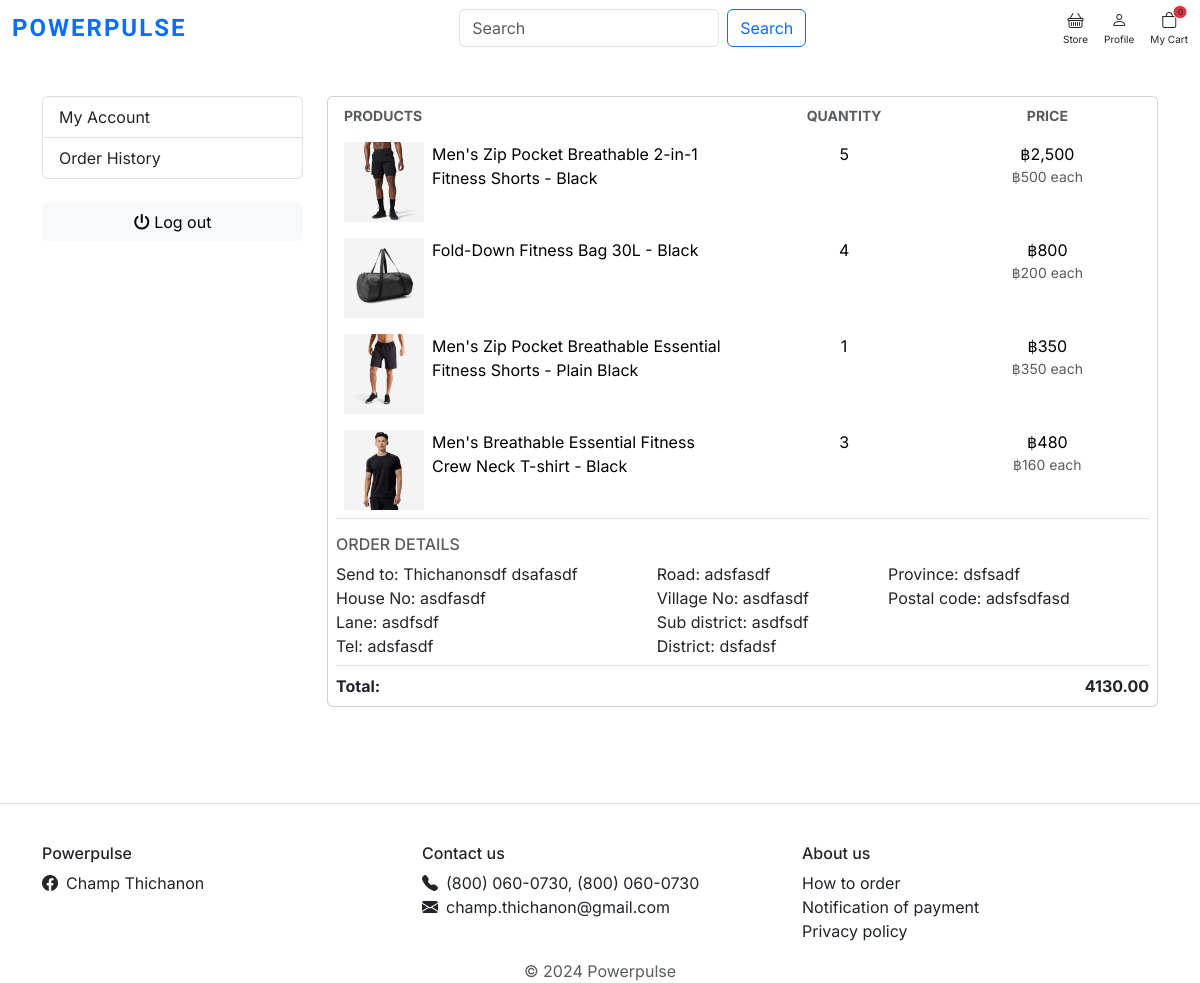
Screenshot of /order_history/order_detail/1 (signed in) with the database file from the repository.
### order/models.py (models this page shows, shortened)
class OrderDetail(models.Model):
    order = models.ForeignKey(Order, on_delete=models.CASCADE)
    product = models.ForeignKey(Product, on_delete=models.CASCADE)
    quantity = models.PositiveIntegerField(default=1)
    price = models.DecimalField(max_digits=10, decimal_places=2)
    created_at = models.DateTimeField(auto_now_add=True)
    def sub_total(self):
        return self.product.price * self.quantity

class Order(models.Model):
    user = models.ForeignKey(Account, on_delete=models.CASCADE)
    created_at = models.DateTimeField(auto_now_add=True)
    payment_proof = models.FileField(
        upload_to="photos/payment_proof", null=True, blank=True
    )
    first_name = models.CharField(max_length=50)
    last_name = models.CharField(max_length=50)
    phone_number = models.CharField(max_length=50, blank=True, null=True)
    house_no = models.CharField(max_length=10)
    village_no = models.CharField(max_length=10, blank=True, null=True)
    lane = models.CharField(max_length=255, blank=True, null=True)
    road = models.CharField(max_length=255, blank=True, null=True)
    sub_district = models.CharField(max_length=100)
    district = models.CharField(max_length=100)
    province = models.CharField(max_length=100)
    postal_code = models.CharField(max_length=20)
    total = models.DecimalField(max_digits=10, decimal_places=2)

### store/models.py (models this page shows, shortened)
class Product(models.Model):
    product_name = models.CharField(max_length=100)
    slug = models.SlugField(max_length=100)
    description = models.TextField(max_length=200)
    price = models.IntegerField()
    images = models.ImageField(upload_to="photos/products")
    stock = models.IntegerField()
    is_available = models.BooleanField(default=True)
    is_trending = models.BooleanField(default=False)
    category = models.ForeignKey(Category, on_delete=models.CASCADE)
    created_date = models.DateTimeField(auto_now_add=True)
    updated_date = models.DateTimeField(auto_now=True)

### order/views.py (the view)
@login_required(login_url="/login")
def order_detail(request, order_id):
    order = Order.objects.get(pk=order_id)
    if order.user == request.user:
        order_products = OrderDetail.objects.filter(order=order)
        context = {
            "order": order,
            "order_products": order_products,
        }
        return render(request, "profiles/order_detail.html", context)
    else:
        return redirect("/order_history")

### carts/context_processors.py (called while the page is built)
def counter(request):
    cart_count = 0
    if "admin" in request.path:
        return {}
    else:
        try:
            cart = Cart.objects.filter(cart_id=_cart_id(request))
            cart_items = CartItem.objects.all().filter(cart=cart[:1])
            for cart_item in cart_items:
                cart_count += cart_item.quantity
        except Cart.DoesNotExist:
            cart_count = 0
    return dict(cart_count=cart_count)

### carts/views.py (called while the page is built)
def _cart_id(request):
    cart = (
        request.session.session_key
    )
    if not cart:
        cart = request.session.create()
    return cart

### category/context_processors.py (called while the page is built)
def menu_links(request):
    links = Category.objects.all()
    return dict(links=links)

### templates/profiles/order_detail.html (shortened to what this page needs)
{% extends 'profiles/profile_layout.html' %}
{% load humanize %}
{% load static %}
{% block subcontent %}
<aside class="col-md-9">
    <div class="card px-2">
        <table class="table table-borderless table-shopping-cart border-bottom">
            <thead class="text-muted">
                <tr class="small text-uppercase">
                    <th scope="col" class="rounded text-muted">Products</th>
                    <th scope="col" style="width:120px; " class="text-muted text-center">Quantity</th>
                    <th scope="col" style="width:120px; " class="text-muted text-center">Price</th>
                </tr>
            </thead>
            {% for order_product in order_products %}
            <tbody>
                <tr>
                    <td class="col-6">
                        <figure class="itemside d-flex  m-0">
                            <div class="aside me-2"><img src="{{order_product.product.images.url}}" class="img-sm"
                                    width="80" height="80"></div>
                            <figcaption class="info ">
                                <a href="#" class="title nav-link">{{order_product.product.product_name}}</a>
                            </figcaption>
                        </figure>
                    </td>
                    <td class="col text-center">
                        {{order_product.quantity}}
                    </td>
                    <td class="col">
                        <div class="price-wrap text-center d-flex flex-column">
                            <var class="price fst-normal">&#3647;{{order_product.sub_total | intcomma}}</var>
                            <small class="text-muted">&#3647;{{order_product.product.price | intcomma}} each
                        </div>
                    </td>
                </tr>
            </tbody>
            {% endfor %}
        </table>
        <div class="desc-order row">
            <h6 class="text-muted text-uppercase">Order details</h6>
            <div class="col-12">
                <ul class="list-group d-flex flex-column border-bottom rounded-0" style="flex-wrap: wrap; height: 6.5rem; list-style: none;">
                    <li>Send to: {{order.first_name}} {{order.last_name}}</li>
                    <li>House No: {{order.house_no}}</li>
                    <li>Lane: {{order.lane}}</li>
                    <li>Tel: {{order.phone_number}}</li>
                    <li>Road: {{order.road}}</li>
                    <li>Village No: {{order.village_no}}</li>
                    <li>Sub district: {{order.sub_district}}</li>
                    <li>District: {{order.district}}</li>
                    <li>Province: {{order.province}}</li>
                    <li>Postal code: {{order.postal_code}}</li>
                </ul>
            </div>
             <span class="fw-bold py-2">Total: <var class="fst-normal float-end">{{order.total}}</var></span>
        </div>
        </div>
    </div>
{%endblock%}

### static/css/base.css (style rules this page uses)
html,body { margin: 0; }

### static/css/text.css (style rules this page uses)
body { font-family: "Inter", sans-serif; }

### rows the page displays
OrderDetail: product.images (picture), product.product_name "Men's Zip Pocket Breathable 2-in-1 Fitness Shorts - Black", quantity "5", sub_total "2,500", product.price "500"
OrderDetail: product.images (picture), product.product_name "Fold-Down Fitness Bag 30L - Black", quantity "4", sub_total "800", product.price "200"
OrderDetail: product.images (picture), product.product_name "Men's Zip Pocket Breathable Essential Fitness Shorts - Plain Black", quantity "1", sub_total "350", product.price "350"
OrderDetail: product.images (picture), product.product_name "Men's Breathable Essential Fitness Crew Neck T-shirt - Black", quantity "3", sub_total "480", product.price "160"
Order: first_name "Thichanonsdf", last_name "dsafasdf", house_no "asdfasdf", lane "asdfsdf", phone_number "adsfasdf", road "adsfasdf", village_no "asdfasdf", sub_district "asdfsdf", district "dsfadsf", province "dsfsadf", postal_code "adsfsdfasd", total "4130.00"

### other values shown
{{ cart_count }} "0"
